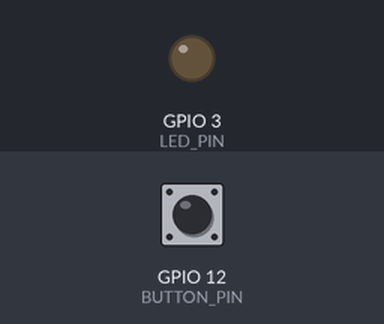
Simulated run of this program. Board: Raspberry Pi (BCM pin numbers). Parts: output pins drawn as LEDs (lit = HIGH). The inputs (shaded band) are chosen by the test bench; at power-on: GPIO 12 (BUTTON_PIN) LOW.

Above: at 1.2 s.
1.3 s: GPIO 12 (BUTTON_PIN) pulled HIGH for 0.15 s
At 2.1 s:
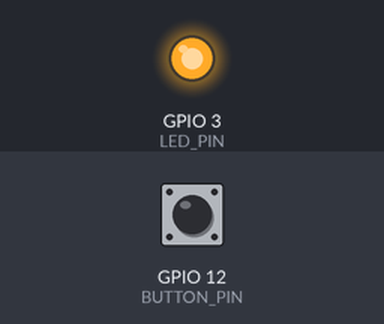
3.0 s: GPIO 12 (BUTTON_PIN) pulled HIGH for 1 s
At 5.2 s:
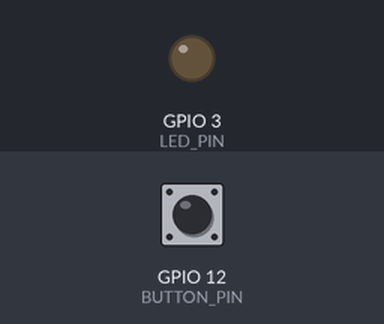
5.5 s: GPIO 12 (BUTTON_PIN) pulled HIGH for 3.2 s
At 10.0 s:
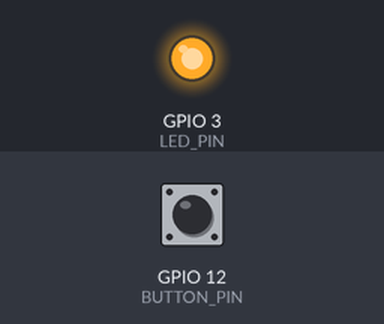
Timing chart, 0 to 11.5 s (numbered marks = the images above; inputs shaded):
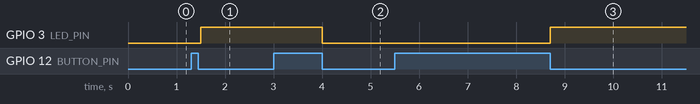

Measured:
- after the input at 1.3 s, GPIO 3 (LED_PIN): LOW → HIGH after 0.20 s
- after the input at 3.0 s, GPIO 3 (LED_PIN): HIGH → LOW after 1.0 s
- after the input at 5.5 s, GPIO 3 (LED_PIN): LOW → HIGH after 3.2 s

The program:

button_led_toggle2.py
```python
import RPi.GPIO as GPIO
import time

LED_PIN = 3
BUTTON_PIN = 12

GPIO.setmode(GPIO.BCM)

GPIO.setup(LED_PIN, GPIO.OUT)
GPIO.setup(BUTTON_PIN, GPIO.IN, pull_up_down=GPIO.PUD_DOWN)

flag = 0

try:
    while True:
        val = GPIO.input(BUTTON_PIN)

        if val == GPIO.HIGH:    # 푸시버튼이 눌렸을 때
            if flag == 0:
                flag = 1
        else:                   # 푸시버튼이 떼어졌을 때
            if flag == 1:
                val2 = GPIO.input(LED_PIN)
                if val2 == GPIO.HIGH:
                    GPIO.output(LED_PIN, GPIO.LOW)
                else:
                    GPIO.output(LED_PIN, GPIO.HIGH)
            flag = 0
        time.sleep(0.1)
finally:
    GPIO.cleanup()
```
